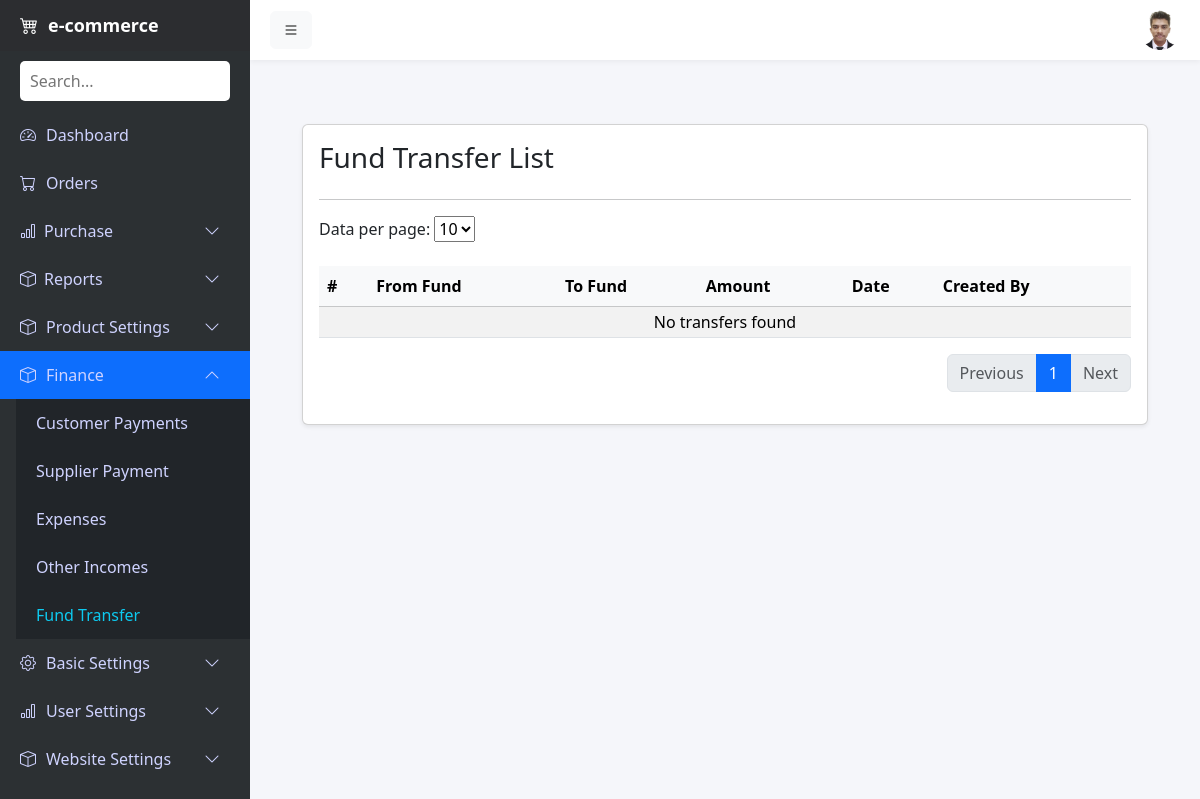
/admin-panel/fund-transfer/list/ (signed in), run on an earlier commit of the app's database.
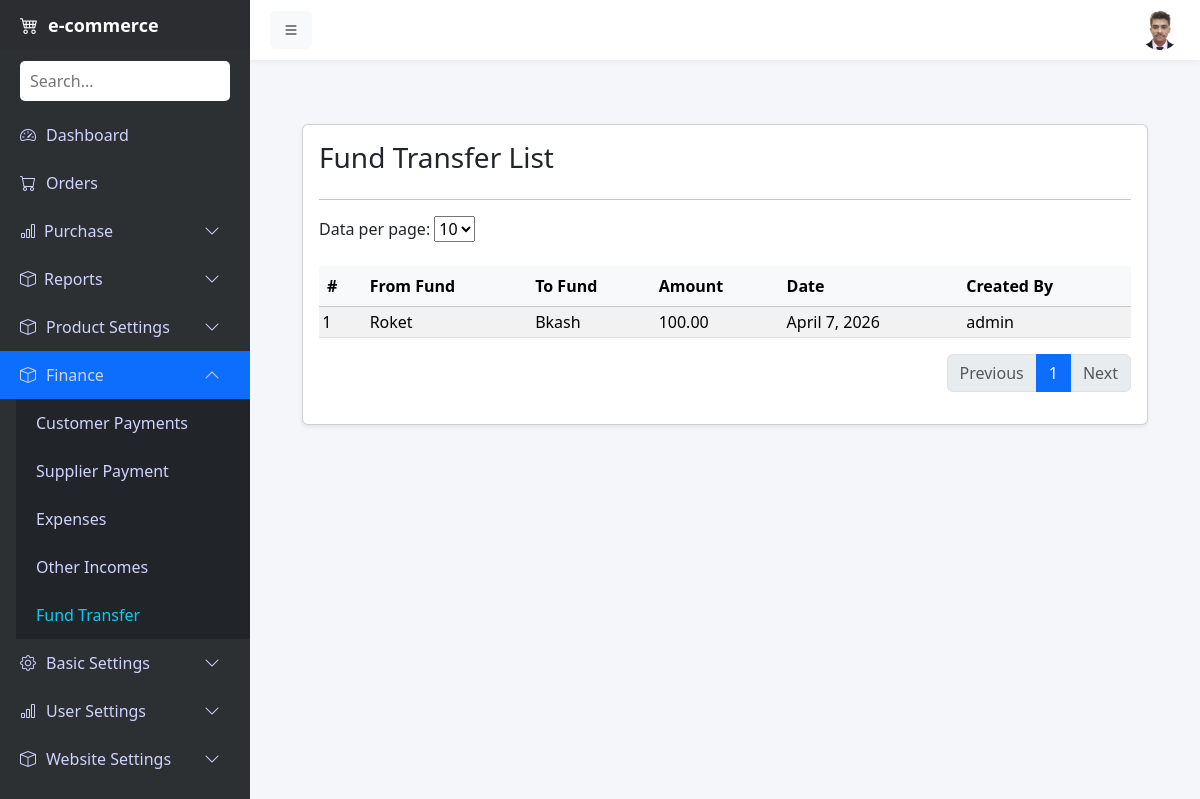
And on a later commit of the database.
### admins/models.py (models this page shows, shortened)
class FundTransfer(models.Model):
    from_fund = models.ForeignKey(Fund, on_delete=models.CASCADE, related_name='transfer_from')
    to_fund = models.ForeignKey(Fund, on_delete=models.CASCADE, related_name='transfer_to')
    amount = models.DecimalField(max_digits=12, decimal_places=2)
    date = models.DateField()
    note = models.TextField(blank=True, null=True)
    created_by = models.ForeignKey(User, on_delete=models.SET_NULL, null=True, blank=True)
    created_at = models.DateTimeField(auto_now_add=True)

class Fund(models.Model):
    FUND_TYPE_CHOICES = (
        ('Bank', 'Bank'),
        ('Other', 'Other'),)
    fund_name = models.CharField(max_length=150)
    fund_type = models.CharField(max_length=10, choices=FUND_TYPE_CHOICES)
    amount = models.DecimalField(max_digits=12, decimal_places=2)
    description = models.TextField(blank=True, null=True)
    created_at = models.DateTimeField(auto_now_add=True)
    updated_at = models.DateTimeField(auto_now=True)

### admins/views.py (the view)
# urls.py: path('fund-transfer/list/', views.fund_transfer_list, name='fund_transfer_list'),
def fund_transfer_list(request):
    transfers = FundTransfer.objects.all().order_by('-id')
    per_page = request.GET.get('per_page', 10)
    try:
        per_page = int(per_page)
    except ValueError:
        per_page = 10
    paginator = Paginator(transfers, per_page)
    page_number = request.GET.get('page')
    page_obj = paginator.get_page(page_number)
    role, permissions, permissions_list = get_role_permissions(request.user)
    context = {
        'permissions':permissions,
        'permissions_list':permissions_list,
        'page_obj': page_obj,
        'per_page': per_page,}
    return render(request, 'fund/fund_tran_list.html', context)

### products/context_processors.py (called while the page is built)
def wishlist_count(request):
    if request.user.is_authenticated:
        count = Wishlist.objects.filter(user=request.user).count()
    else:
        if not request.session.session_key:
            request.session.create()
        count = Wishlist.objects.filter(
            session_key=request.session.session_key
        ).count()
    return {"wishlist_count": count}

### admins/templates/fund/fund_tran_list.html (shortened to what this page needs)
{% extends 'base.html' %}
{% block content %}
<div class="container mt-4">
    <div class="card shadow-sm">
        <div class="card-body">
            <div class="d-flex justify-content-between align-items-center mb-3">
                <h3>Fund Transfer List</h3>
            </div>  <hr>
            <form method="get" class="d-inline-block mb-4">
                <label>Data per page: </label>
                <select name="per_page" onchange="this.form.submit()">
                    <option value="10" {% if per_page|add:'0' == 10 %}selected{% endif %}>10</option>
                </select>
            </form>
            <table class="table table-striped table-hover align-middle">
                <thead class="table-light align-middle">
                    <tr>
                        <th class="p-2">#</th>
                        <th>From Fund</th>
                        <th>To Fund</th>
                        <th>Amount</th>
                        <th>Date</th>
                        <th>Created By</th>
                    </tr>
                </thead>
                <tbody>
                    {% for t in page_obj %}
                    <tr>
                        <td>{{ forloop.counter0|add:page_obj.start_index }}</td>
                        <td>{{ t.from_fund.fund_name }}</td>
                        <td>{{ t.to_fund.fund_name }}</td>
                        <td>{{ t.amount }}</td>
                        <td>{{ t.date }}</td>
                        <td>{{ t.created_by.username }}</td>
                    </tr>
                    {% empty %}
                    <tr>
                        <td colspan="7" class="text-center">No transfers found</td>
                    </tr>
                    {% endfor %}
                </tbody>
            </table>
            <nav>
                <ul class="pagination justify-content-end mt-3">
                    {% if page_obj.has_previous %}
                    <li class="page-item">
                        <a class="page-link" href="?page={{ page_obj.previous_page_number }}&per_page={{ per_page }}">Previous</a>
                    </li>
                    {% else %}
                    <li class="page-item disabled"><span class="page-link">Previous</span></li>
                    {% endif %}
                    {% for num in page_obj.paginator.page_range %}
                        {% if page_obj.number == num %}
                            <li class="page-item active"><span class="page-link">{{ num }}</span></li>
                        {% else %}
                            <li class="page-item"><a class="page-link" href="?page={{ num }}&per_page={{ per_page }}">{{ num }}</a></li>
                        {% endif %}
                    {% endfor %}
                    {% if page_obj.has_next %}
                    <li class="page-item">
                        <a class="page-link" href="?page={{ page_obj.next_page_number }}&per_page={{ per_page }}">Next</a>
                    </li>
                    {% else %}
                    <li class="page-item disabled"><span class="page-link">Next</span></li>
                    {% endif %}
                </ul>
            </nav>
        </div>
    </div>
</div>
{% endblock %}

What changed in the data, as far as the page shows it:
added FundTransfer: from_fund.fund_name "Roket", to_fund.fund_name "Bkash", amount "100.00", date "April 7, 2026", created_by.username "admin"
Also different on the page:
text no longer shown: "No transfers found"
